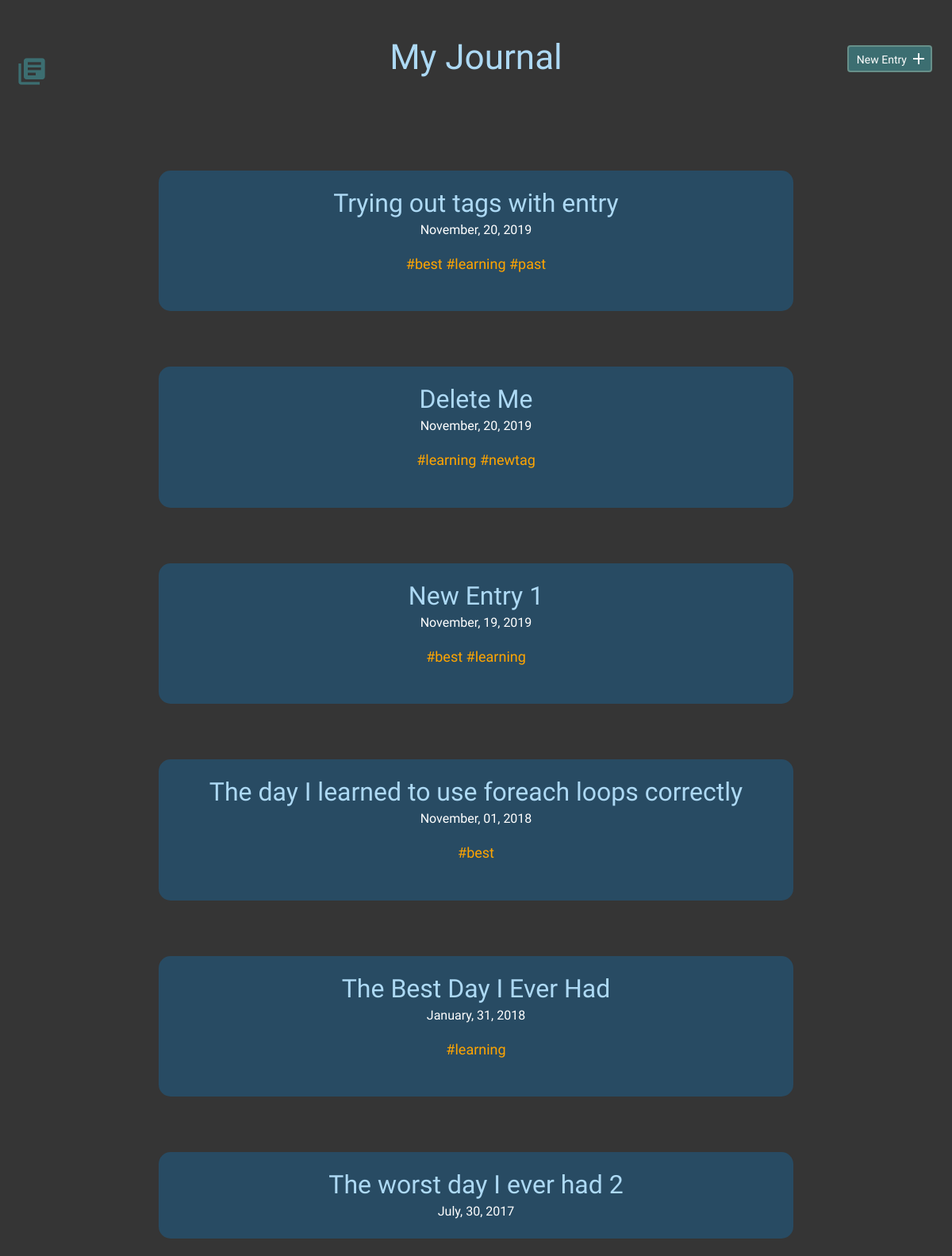
Before: / (upper part) with the older database file.
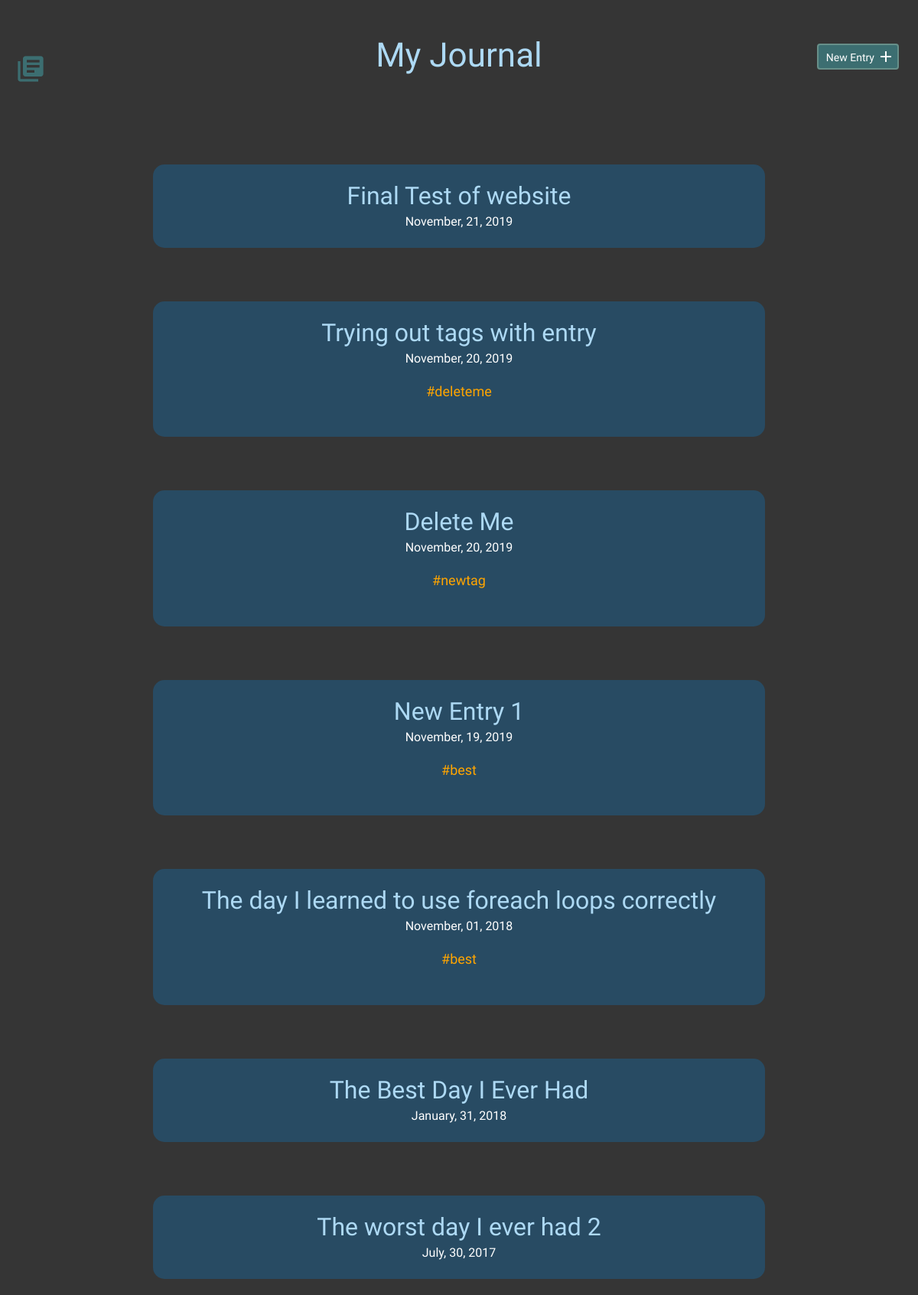
After: the same page with the newer database file.
### tables this page shows
CREATE TABLE "entries" (
	`id`	INTEGER,
	`title`	TEXT,
	`date`	TEXT,
	`time_spent`	INTEGER,
	`learned`	BLOB,
	`resources`	BLOB,
	PRIMARY KEY(`id`)
);

### inc/functions.php (called while the page is built, shortened)
<?php
function get_entry(){
    include ("connection.php");
    try {
        $sql = "SELECT * FROM entries ORDER BY date DESC";
        $stmt = $db->prepare($sql);
        $stmt->execute();
        $results = $stmt->fetchAll(PDO::FETCH_ASSOC);
        return $results;
    } catch (Exception $e) {
        echo "Unable to query DB" . $e->getMessage();
        die();
    }
}
function get_tags_by_entry_id($entries_id){
    include ("connection.php");
    try {
    $sql = "SELECT tags.id, tags.tags FROM tags JOIN entry_tags ON tags.id = entry_tags.tag_id WHERE entry_tags.entry_id = :entries_id";
    $stmt = $db->prepare($sql);
    $stmt->bindParam(':entries_id',$entries_id,PDO::PARAM_INT);
    $stmt->execute();
    $results = $stmt->fetchAll(PDO::FETCH_ASSOC);
    if(!empty($results)) {
        return $results;
    } else {
        return false;
    }
} catch (Exception $e) {
    echo "Unable to query DB" . $e->getMessage();
}
}
?>

### index.php (the view, shortened to what this page needs)
<?php include ("inc/header.php"); ?>
        <section>
            <div class="container">
                <div class="entry-list">
                    <?php
                    if(isset($sortTag)){
                        $entries = sort_by_tags($sortTag);
                        foreach($entries AS $entry) {
                            echo "<article>
                            <h2><a href=\"detail.php?id=". $entry['entry_id'] . "\">" .$entry['title']. "</a></h2>
                            <time datetime=\"" . $entry['date'] . "\">" . date('F, d, Y', strtotime($entry['date'])) . "</time>";
                            $tags = get_tags_by_entry_id($entry['entry_id']);
                            if($tags == true){
                                echo "<p>";
                                $tags = array_column($tags, "tags");
                                foreach($tags as $tag){
                                    echo "<a class='taglink' href=index.php?tag=".$tag. ">#" . $tag . "</a> ";
                                }
                                echo "</p>";
                            }
                             echo "</article>";
                        }
                    } else {
                        $entries = get_entry();
                        foreach ($entries as $entry) {
                            echo '<article>
                        <h2><a href="detail.php?id='.$entry['id'].'">'.$entry['title'].'</a></h2>
                        <time datetime="'.$entry['date'].'">'.date('F, d, Y', strtotime($entry['date'])).'</time>';
                            $tags = get_tags_by_entry_id($entry['id']);
                            if (true == $tags) {
                                echo '<p>';
                                $tags = array_column($tags, 'tags');
                                foreach ($tags as $tag) {
                                    echo "<a class='taglink' href=index.php?tag=".$tag. ">#" . $tag . "</a> ";
                                }
                                echo '</p>';
                            }
                            echo '</article>';
                        }
                    }
                    ?>
                </div>
            </div>
        </section>
<?php include ("inc/footer.php"); ?>

### inc/header.php (shortened to what this page needs)
<?php include ("functions.php"); ?>
<!DOCTYPE html>
<html>
    <head>
        <link rel="stylesheet" href="css/normalize.css">
        <link rel="stylesheet" href="css/site.css">
    </head>
    <body>
        <header>
            <div class="container">
                <div class="site-header">
                    <a class="logo" href="index.php"><i class="material-icons">library_books</i></a>
                    <span class="title"><h1> My Journal</h1></span>
                    <a class="button icon-right" href="new.php"><span>New Entry</span> <i class="material-icons">add</i></a>
                </div>
            </div>
        </header>

### inc/footer.php (shortened to what this page needs)
    </body>
</html>

### css/site.css (style rules this page uses)
body { font-size: 16px; background-color: #353535; color: #FFFFFF; font-family: 'Cousine', serif; font-weight: 400; }
.container { margin: 0 auto; padding: 0 25px; }
.title { display:block; margin: 50px auto; width: 33%; text-align:center; display:block; }
header .site-header { margin: 0 auto; height: 95px; }
header .logo i { color: #3C6E71; margin: 20px 0 0 -5px; float: left; font-size: 40px; }
header .button { float: right; margin: 33px 0 0 0; }
.button { padding: 8px 10px 6px 10px; background: #3C6E71; border: 2px solid #678f89; border-radius: 4px; text-decoration: none; color: #FFF; position: relative; text-align: center; font-size: 14px; margin-bottom: 15px; }
.button.icon-right { padding-right: 30px; top: -120px; display:block; }
.button.icon-right i { position: absolute; top: 3px; right: 3px; }
h1, h2, h3 { margin: 0; font-weight: 400; line-height: 1em; color: #ADD9F4; }
h1 { font-size: 44px; margin-bottom: 12px; }
h2 { font-size: 32px; }
h2 a { text-decoration: none; color: #ADD9F4; }
p { line-height: 1.8em; font-size: 18px; }
p a { border-bottom: 2px solid #468C98; padding: 0; color: #468C98; text-decoration: none; }
article { background-color: #284B63; padding: 25px 0; border-radius: 15px; }
.entry-list, .edit-entry, .new-entry { max-width: 800px; margin: 0 auto; padding: 70px 0 150px 0; }
.entry-list article { margin-bottom: 70px; text-align: center; }
.entry-list article h2 { margin-bottom: 8px; }
.taglink:link, .taglink:visited, .taglink:hover,.taglink:active { color: orange; border-bottom: none; }

Changed rows visible on the page:
added entries: title "Final Test of website", date "November, 21, 2019"
Other visible differences:
new list line: "# deleteme"
list line gone: "# best"
list line gone: "# learning"
list line gone: "# past"
